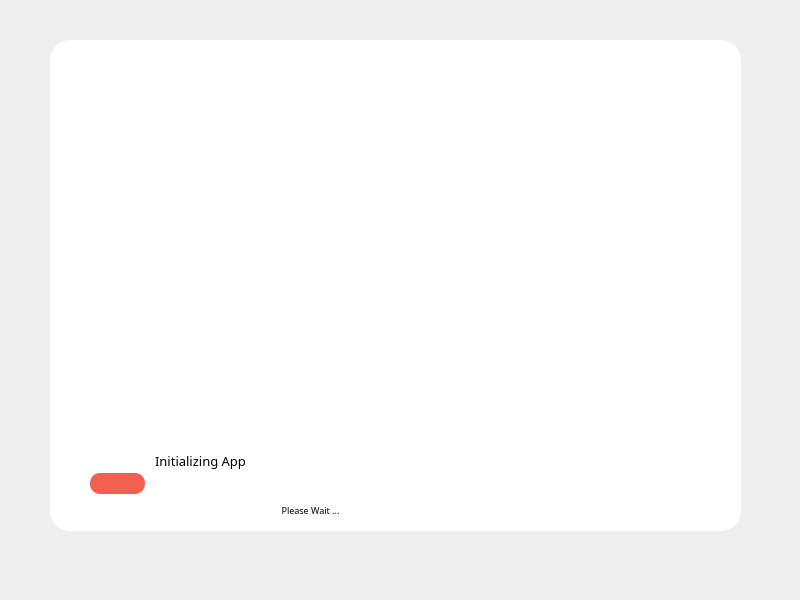
<?xml version="1.0" encoding="UTF-8"?>
<ui version="4.0">
 <class>SplashScreen</class>
 <widget class="QMainWindow" name="SplashScreen">
  <property name="geometry">
   <rect>
    <x>0</x>
    <y>0</y>
    <width>800</width>
    <height>600</height>
   </rect>
  </property>
  <property name="windowTitle">
   <string>MainWindow</string>
  </property>
  <widget class="QWidget" name="centralwidget">
   <widget class="QFrame" name="mainFrame">
    <property name="geometry">
     <rect>
      <x>50</x>
      <y>40</y>
      <width>691</width>
      <height>491</height>
     </rect>
    </property>
    <property name="styleSheet">
     <string notr="true">background-color: #fff;
border-radius: 20px;
</string>
    </property>
    <property name="frameShape">
     <enum>QFrame::StyledPanel</enum>
    </property>
    <property name="frameShadow">
     <enum>QFrame::Raised</enum>
    </property>
    <widget class="QFrame" name="robot">
     <property name="geometry">
      <rect>
       <x>290</x>
       <y>20</y>
       <width>391</width>
       <height>451</height>
      </rect>
     </property>
     <property name="styleSheet">
      <string notr="true">image: url(:/Images/Images/Banner.png);</string>
     </property>
     <property name="frameShape">
      <enum>QFrame::StyledPanel</enum>
     </property>
     <property name="frameShadow">
      <enum>QFrame::Raised</enum>
     </property>
    </widget>
    <widget class="QFrame" name="logo">
     <property name="geometry">
      <rect>
       <x>0</x>
       <y>20</y>
       <width>241</width>
       <height>91</height>
      </rect>
     </property>
     <property name="styleSheet">
      <string notr="true">image: url(:/Images/Images/logoApp.png);
background-color:transparent;</string>
     </property>
     <property name="frameShape">
      <enum>QFrame::StyledPanel</enum>
     </property>
     <property name="frameShadow">
      <enum>QFrame::Raised</enum>
     </property>
    </widget>
    <widget class="QFrame" name="description">
     <property name="geometry">
      <rect>
       <x>0</x>
       <y>140</y>
       <width>301</width>
       <height>161</height>
      </rect>
     </property>
     <property name="styleSheet">
      <string notr="true">image: url(:/Images/Images/descApp.png);</string>
     </property>
     <property name="frameShape">
      <enum>QFrame::StyledPanel</enum>
     </property>
     <property name="frameShadow">
      <enum>QFrame::Raised</enum>
     </property>
    </widget>
    <widget class="QLabel" name="initializing">
     <property name="geometry">
      <rect>
       <x>50</x>
       <y>410</y>
       <width>201</width>
       <height>21</height>
      </rect>
     </property>
     <property name="font">
      <font>
       <family>Futura Md BT</family>
       <pointsize>10</pointsize>
      </font>
     </property>
     <property name="styleSheet">
      <string notr="true">background-color:transparent;
border: none;</string>
     </property>
     <property name="text">
      <string>Initializing App</string>
     </property>
     <property name="alignment">
      <set>Qt::AlignCenter</set>
     </property>
    </widget>
    <widget class="QLabel" name="loadingStatus">
     <property name="geometry">
      <rect>
       <x>160</x>
       <y>460</y>
       <width>201</width>
       <height>21</height>
      </rect>
     </property>
     <property name="font">
      <font>
       <family>Futura Md BT</family>
       <pointsize>7</pointsize>
      </font>
     </property>
     <property name="styleSheet">
      <string notr="true">background-color:transparent;
border: none;</string>
     </property>
     <property name="text">
      <string>Please Wait ...</string>
     </property>
     <property name="alignment">
      <set>Qt::AlignCenter</set>
     </property>
    </widget>
    <widget class="QProgressBar" name="progressBar">
     <property name="geometry">
      <rect>
       <x>40</x>
       <y>433</y>
       <width>231</width>
       <height>21</height>
      </rect>
     </property>
     <property name="styleSheet">
      <string notr="true">QProgressBar{
	background-color:transparent;
	color:transparent;
	text-align:left;
}
QProgressBar::chunk{
	background-color:#f16150;
	border-radius:10px;
}</string>
     </property>
     <property name="value">
      <number>24</number>
     </property>
    </widget>
   </widget>
  </widget>
 </widget>
 <resources>
  <include location="splash_screen.qrc"/>
 </resources>
 <connections/>
</ui>
